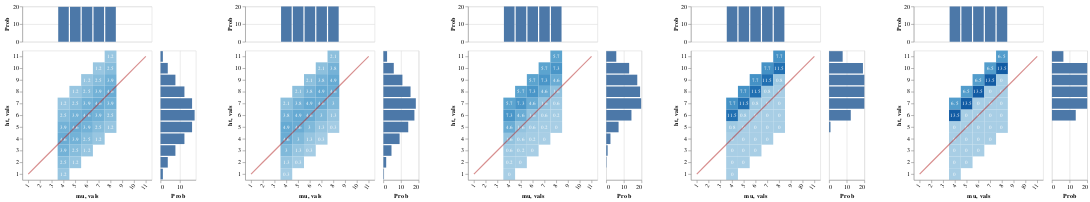

Notebook cell for this chart:
### Markdown cell above
#### Pragmatic listener hears:

> "John is tall"

These agents become very confident that John's height exceeds the standard, though they remain in the dark about what the standard is

And as seen in the `ht est` marginal, even though the standard remains unknown, the belief that John's height exceeds it leads to a (positively skewed) evaluative distribution over worlds

### Code cell
writeIORef cacheRef (0, Map.empty)

mkGraph m = do
  heat <- enumD (first ht <$> m)
  return $ margHeatFromDist heat

vlShow . sidewaysDists <$> sequence
  [ mkGraph $ listener infoLUM cacheRef (0, UTall, den0)
  , mkGraph $ lp infoLUM >>= \l ->  listener infoLUM cacheRef (0, UTall, l)
  , mkGraph $ listener infoLUM cacheRef (1, UTall, den0)
  , mkGraph $ listener infoLUM cacheRef (2, UTall, den0)
  , mkGraph $ listener infoLUM cacheRef (3, UTall, den0)
  ]

### Figure 1 — Vega-Lite specification as saved in the notebook (floating-point values rounded to 4 significant figures)
{"$schema": "https://vega.github.io/schema/vega-lite/v3.json", "hconcat": [{"$schema": "https://vega.github.io/schema/vega-lite/v3.json", "bounds": "flush", "config": {"scale": {"rectBandPaddingInner": 0}}, "data": {"values": [{"ht": "1", "mu": "4", "prob": 1.2}, {"ht": "2", "mu": "4", "prob": 2.5}, {"ht": "2", "mu": "5", "prob": 1.2}, {"ht": "3", "mu": "4", "prob": 3.9}, {"ht": "3", "mu": "5", "prob": 2.5}, {"ht": "3", "mu": "6", "prob": 1.2}, {"ht": "4", "mu": "4", "prob": 4.6}, {"ht": "4", "mu": "5", "prob": 3.9}, {"ht": "4", "mu": "6", "prob": 2.5}, {"ht": "4", "mu": "7", "prob": 1.2}, {"ht": "5", "mu": "4", "prob": 3.9}, {"ht": "5", "mu": "5", "prob": 4.6}, {"ht": "5", "mu": "6", "prob": 3.9}, {"ht": "5", "mu": "7", "prob": 2.5}, {"ht": "5", "mu": "8", "prob": 1.2}, {"ht": "6", "mu": "4", "prob": 2.5}, {"ht": "6", "mu": "5", "prob": 3.9}, {"ht": "6", "mu": "6", "prob": 4.6}, {"ht": "6", "mu": "7", "prob": 3.9}, {"ht": "6", "mu": "8", "prob": 2.5}, {"ht": "7", "mu": "4", "prob": 1.2}, {"ht": "7", "mu": "5", "prob": 2.5}, {"ht": "7", "mu": "6", "prob": 3.9}, {"ht": "7", "mu": "7", "prob": 4.6}, {"ht": "7", "mu": "8", "prob": 3.9}, {"ht": "8", "mu": "5", "prob": 1.2}, {"ht": "8", "mu": "6", "prob": 2.5}, {"ht": "8", "mu": "7", "prob": 3.9}, {"ht": "8", "mu": "8", "prob": 4.6}, {"ht": "9", "mu": "6", "prob": 1.2}, {"ht": "9", "mu": "7", "prob": 2.5}, {"ht": "9", "mu": "8", "prob": 3.9}, {"ht": "10", "mu": "7", "prob": 1.2}, {"ht": "10", "mu": "8", "prob": 2.5}, {"ht": "11", "mu": "8", "prob": 1.2}]}, "spacing": 15, "vconcat": [{"encoding": {"x": {"axis": null, "field": "mu", "scale": {"domain": ["1", "2", "3", "4", "5", "6", "7", "8", "9", "10", "11"], "rangeStep": 30}, "sort": null, "type": "ordinal"}, "y": {"aggregate": "sum", "axis": {"title": "Prob"}, "field": "prob", "type": "quantitative"}}, "height": 60, "mark": "bar"}, {"bounds": "flush", "hconcat": [{"encoding": {"x": {"axis": {"labelAngle": -55}, "field": "mu", "scale": {"domain": ["1", "2", "3", "4", "5", "6", "7", "8", "9", "10", "11"], "rangeStep": 30}, "sort": null, "type": "ordinal"}, "y": {"axis": {"labelAngle": 0}, "field": "ht", "scale": {"domain": ["11", "10", "9", "8", "7", "6", "5", "4", "3", "2", "1"], "rangeStep": 30}, "sort": null, "type": "ordinal"}}, "layer": [{"encoding": {"color": {"aggregate": "sum", "field": "prob", "legend": null, "scale": {"scheme": {"extent": [0.2, 0.9], "name": "blues"}}, "type": "quantitative"}}, "mark": "rect"}, {"encoding": {"color": {"value": "white"}, "text": {"aggregate": "sum", "field": "prob", "type": "quantitative"}}, "mark": {"fontSize": 9, "type": "text"}}, {"data": {"values": [{"vals": "1"}, {"vals": "2"}, {"vals": "3"}, {"vals": "4"}, {"vals": "5"}, {"vals": "6"}, {"vals": "7"}, {"vals": "8"}, {"vals": "9"}, {"vals": "10"}, {"vals": "11"}]}, "encoding": {"x": {"field": "vals", "sort": null, "type": "ordinal"}, "y": {"field": "vals", "sort": null, "type": "ordinal"}}, "mark": {"opacity": 0.5, "stroke": "firebrick", "strokeWidth": 2, "type": "line"}}]}, {"encoding": {"x": {"aggregate": "sum", "axis": {"title": "Prob"}, "field": "prob", "type": "quantitative"}, "y": {"axis": null, "field": "ht", "scale": {"domain": ["11", "10", "9", "8", "7", "6", "5", "4", "3", "2", "1"], "rangeStep": 30}, "sort": null, "type": "ordinal"}}, "mark": "bar", "width": 60}], "spacing": 15}]}, {"$schema": "https://vega.github.io/schema/vega-lite/v3.json", "bounds": "flush", "config": {"scale": {"rectBandPaddingInner": 0}}, "data": {"values": [{"ht": "1", "mu": "4", "prob": 0.3}, {"ht": "2", "mu": "4", "prob": 1.3}, {"ht": "2", "mu": "5", "prob": 0.3}, {"ht": "3", "mu": "4", "prob": 3}, {"ht": "3", "mu": "5", "prob": 1.3}, {"ht": "3", "mu": "6", "prob": 0.3}, {"ht": "4", "mu": "4", "prob": 4.6}, {"ht": "4", "mu": "5", "prob": 3}, {"ht": "4", "mu": "6", "prob": 1.3}, {"ht": "4", "mu": "7", "prob": 0.3}, {"ht": "5", "mu": "4", "prob": 4.9}, {"ht": "5", "mu": "5", "prob": 4.6}, {"ht": "5", "mu": "6", "prob": 3}, {"ht": "5", "mu": "7", "prob": 1.3}, {"ht": "5", "mu": "8", "prob": 0.3}, {"ht": "6", "mu": "4", "prob": 3.8}, {"ht": "6", "mu": "5", "prob": 4.9}, {"ht": "6", "mu": "6", "prob": 4.6}, {"ht": "6", "mu": "7", "prob": 3}, {"ht": "6", "mu": "8", "prob": 1.3}, {"ht": "7", "mu": "4", "prob": 2.1}, {"ht": "7", "mu": "5", "prob": 3.8}, {"ht": "7", "mu": "6", "prob": 4.9}, {"ht": "7", "mu": "7", "prob": 4.6}, {"ht": "7", "mu": "8", "prob": 3}, {"ht": "8", "mu": "5", "prob": 2.1}, {"ht": "8", "mu": "6", "prob": 3.8}, {"ht": "8", "mu": "7", "prob": 4.9}, {"ht": "8", "mu": "8", "prob": 4.6}, {"ht": "9", "mu": "6", "prob": 2.1}, {"ht": "9", "mu": "7", "prob": 3.8}, {"ht": "9", "mu": "8", "prob": 4.9}, {"ht": "10", "mu": "7", "prob": 2.1}, {"ht": "10", "mu": "8", "prob": 3.8}, {"ht": "11", "mu": "8", "prob": 2.1}]}, "spacing": 15, "vconcat": [{"encoding": {"x": {"axis": null, "field": "mu", "scale": {"domain": ["1", "2", "3", "4", "5", "6", "7", "8", "9", "10", "11"], "rangeStep": 30}, "sort": null, "type": "ordinal"}, "y": {"aggregate": "sum", "axis": {"title": "Prob"}, "field": "prob", "type": "quantitative"}}, "height": 60, "mark": "bar"}, {"bounds": "flush", "hconcat": [{"encoding": {"x": {"axis": {"labelAngle": -55}, "field": "mu", "scale": {"domain": ["1", "2", "3", "4", "5", "6", "7", "8", "9", "10", "11"], "rangeStep": 30}, "sort": null, "type": "ordinal"}, "y": {"axis": {"labelAngle": 0}, "field": "ht", "scale": {"domain": ["11", "10", "9", "8", "7", "6", "5", "4", "3", "2", "1"], "rangeStep": 30}, "sort": null, "type": "ordinal"}}, "layer": [{"encoding": {"color": {"aggregate": "sum", "field": "prob", "legend": null, "scale": {"scheme": {"extent": [0.2, 0.9], "name": "blues"}}, "type": "quantitative"}}, "mark": "rect"}, {"encoding": {"color": {"value": "white"}, "text": {"aggregate": "sum", "field": "prob", "type": "quantitative"}}, "mark": {"fontSize": 9, "type": "text"}}, {"data": {"values": [{"vals": "1"}, {"vals": "2"}, {"vals": "3"}, {"vals": "4"}, {"vals": "5"}, {"vals": "6"}, {"vals": "7"}, {"vals": "8"}, {"vals": "9"}, {"vals": "10"}, {"vals": "11"}]}, "encoding": {"x": {"field": "vals", "sort": null, "type": "ordinal"}, "y": {"field": "vals", "sort": null, "type": "ordinal"}}, "mark": {"opacity": 0.5, "stroke": "firebrick", "strokeWidth": 2, "type": "line"}}]}, {"encoding": {"x": {"aggregate": "sum", "axis": {"title": "Prob"}, "field": "prob", "type": "quantitative"}, "y": {"axis": null, "field": "ht", "scale": {"domain": ["11", "10", "9", "8", "7", "6", "5", "4", "3", "2", "1"], "rangeStep": 30}, "sort": null, "type": "ordinal"}}, "mark": "bar", "width": 60}], "spacing": 15}]}, {"$schema": "https://vega.github.io/schema/vega-lite/v3.json", "bounds": "flush", "config": {"scale": {"rectBandPaddingInner": 0}}, "data": {"values": [{"ht": "1", "mu": "4", "prob": 0}, {"ht": "2", "mu": "4", "prob": 0.2}, {"ht": "2", "mu": "5", "prob": 0}, {"ht": "3", "mu": "4", "prob": 0.6}, {"ht": "3", "mu": "5", "prob": 0.2}, {"ht": "3", "mu": "6", "prob": 0}, {"ht": "4", "mu": "4", "prob": 1.6}, {"ht": "4", "mu": "5", "prob": 0.6}, {"ht": "4", "mu": "6", "prob": 0.2}, {"ht": "4", "mu": "7", "prob": 0}, {"ht": "5", "mu": "4", "prob": 4.6}, {"ht": "5", "mu": "5", "prob": 1.6}, {"ht": "5", "mu": "6", "prob": 0.6}, {"ht": "5", "mu": "7", "prob": 0.2}, {"ht": "5", "mu": "8", "prob": 0}, {"ht": "6", "mu": "4", "prob": 7.3}, {"ht": "6", "mu": "5", "prob": 4.6}, {"ht": "6", "mu": "6", "prob": 1.6}, {"ht": "6", "mu": "7", "prob": 0.6}, {"ht": "6", "mu": "8", "prob": 0.2}, {"ht": "7", "mu": "4", "prob": 5.7}, {"ht": "7", "mu": "5", "prob": 7.3}, {"ht": "7", "mu": "6", "prob": 4.6}, {"ht": "7", "mu": "7", "prob": 1.6}, {"ht": "7", "mu": "8", "prob": 0.6}, {"ht": "8", "mu": "5", "prob": 5.7}, {"ht": "8", "mu": "6", "prob": 7.3}, {"ht": "8", "mu": "7", "prob": 4.6}, {"ht": "8", "mu": "8", "prob": 1.6}, {"ht": "9", "mu": "6", "prob": 5.7}, {"ht": "9", "mu": "7", "prob": 7.3}, {"ht": "9", "mu": "8", "prob": 4.6}, {"ht": "10", "mu": "7", "prob": 5.7}, {"ht": "10", "mu": "8", "prob": 7.3}, {"ht": "11", "mu": "8", "prob": 5.7}]}, "spacing": 15, "vconcat": [{"encoding": {"x": {"axis": null, "field": "mu", "scale": {"domain": ["1", "2", "3", "4", "5", "6", "7", "8", "9", "10", "11"], "rangeStep": 30}, "sort": null, "type": "ordinal"}, "y": {"aggregate": "sum", "axis": {"title": "Prob"}, "field": "prob", "type": "quantitative"}}, "height": 60, "mark": "bar"}, {"bounds": "flush", "hconcat": [{"encoding": {"x": {"axis": {"labelAngle": -55}, "field": "mu", "scale": {"domain": ["1", "2", "3", "4", "5", "6", "7", "8", "9", "10", "11"], "rangeStep": 30}, "sort": null, "type": "ordinal"}, "y": {"axis": {"labelAngle": 0}, "field": "ht", "scale": {"domain": ["11", "10", "9", "8", "7", "6", "5", "4", "3", "2", "1"], "rangeStep": 30}, "sort": null, "type": "ordinal"}}, "layer": [{"encoding": {"color": {"aggregate": "sum", "field": "prob", "legend": null, "scale": {"scheme": {"extent": [0.2, 0.9], "name": "blues"}}, "type": "quantitative"}}, "mark": "rect"}, {"encoding": {"color": {"value": "white"}, "text": {"aggregate": "sum", "field": "prob", "type": "quantitative"}}, "mark": {"fontSize": 9, "type": "text"}}, {"data": {"values": [{"vals": "1"}, {"vals": "2"}, {"vals": "3"}, {"vals": "4"}, {"vals": "5"}, {"vals": "6"}, {"vals": "7"}, {"vals": "8"}, {"vals": "9"}, {"vals": "10"}, {"vals": "11"}]}, "encoding": {"x": {"field": "vals", "sort": null, "type": "ordinal"}, "y": {"field": "vals", "sort": null, "type": "ordinal"}}, "mark": {"opacity": 0.5, "stroke": "firebrick", "strokeWidth": 2, "type": "line"}}]}, {"encoding": {"x": {"aggregate": "sum", "axis": {"title": "Prob"}, "field": "prob", "type": "quantitative"}, "y": {"axis": null, "field": "ht", "scale": {"domain": ["11", "10", "9", "8", "7", "6", "5", "4", "3", "2", "1"], "rangeStep": 30}, "sort": null, "type": "ordinal"}}, "mark": "bar", "width": 60}], "spacing": 15}]}, {"$schema": "https://vega.github.io/schema/vega-lite/v3.json", "bounds": "flush", "config": {"scale": {"rectBandPaddingInner": 0}}, "data": {"values": [{"ht": "1", "mu": "4", "prob": 0}, {"ht": "2", "mu": "4", "prob": 0}, {"ht": "2", "mu": "5", "prob": 0}, {"ht": "3", "mu": "4", "prob": 0}, {"ht": "3", "mu": "5", "prob": 0}, {"ht": "3", "mu": "6", "prob": 0}, {"ht": "4", "mu": "4", "prob": 0}, {"ht": "4", "mu": "5", "prob": 0}, {"ht": "4", "mu": "6", "prob": 0}, {"ht": "4", "mu": "7", "prob": 0}, {"ht": "5", "mu": "4", "prob": 0.8}, {"ht": "5", "mu": "5", "prob": 0}, {"ht": "5", "mu": "6", "prob": 0}, {"ht": "5", "mu": "7", "prob": 0}, {"ht": "5", "mu": "8", "prob": 0}, {"ht": "6", "mu": "4", "prob": 11.5}, {"ht": "6", "mu": "5", "prob": 0.8}, {"ht": "6", "mu": "6", "prob": 0}, {"ht": "6", "mu": "7", "prob": 0}, {"ht": "6", "mu": "8", "prob": 0}, {"ht": "7", "mu": "4", "prob": 7.7}, {"ht": "7", "mu": "5", "prob": 11.5}, {"ht": "7", "mu": "6", "prob": 0.8}, {"ht": "7", "mu": "7", "prob": 0}, {"ht": "7", "mu": "8", "prob": 0}, {"ht": "8", "mu": "5", "prob": 7.7}, {"ht": "8", "mu": "6", "prob": 11.5}, {"ht": "8", "mu": "7", "prob": 0.8}, {"ht": "8", "mu": "8", "prob": 0}, {"ht": "9", "mu": "6", "prob": 7.7}, {"ht": "9", "mu": "7", "prob": 11.5}, {"ht": "9", "mu": "8", "prob": 0.8}, {"ht": "10", "mu": "7", "prob": 7.7}, {"ht": "10", "mu": "8", "prob": 11.5}, {"ht": "11", "mu": "8", "prob": 7.7}]}, "spacing": 15, "vconcat": [{"encoding": {"x": {"axis": null, "field": "mu", "scale": {"domain": ["1", "2", "3", "4", "5", "6", "7", "8", "9", "10", "11"], "rangeStep": 30}, "sort": null, "type": "ordinal"}, "y": {"aggregate": "sum", "axis": {"title": "Prob"}, "field": "prob", "type": "quantitative"}}, "height": 60, "mark": "bar"}, {"bounds": "flush", "hconcat": [{"encoding": {"x": {"axis": {"labelAngle": -55}, "field": "mu", "scale": {"domain": ["1", "2", "3", "4", "5", "6", "7", "8", "9", "10", "11"], "rangeStep": 30}, "sort": null, "type": "ordinal"}, "y": {"axis": {"labelAngle": 0}, "field": "ht", "scale": {"domain": ["11", "10", "9", "8", "7", "6", "5", "4", "3", "2", "1"], "rangeStep": 30}, "sort": null, "type": "ordinal"}}, "layer": [{"encoding": {"color": {"aggregate": "sum", "field": "prob", "legend": null, "scale": {"scheme": {"extent": [0.2, 0.9], "name": "blues"}}, "type": "quantitative"}}, "mark": "rect"}, {"encoding": {"color": {"value": "white"}, "text": {"aggregate": "sum", "field": "prob", "type": "quantitative"}}, "mark": {"fontSize": 9, "type": "text"}}, {"data": {"values": [{"vals": "1"}, {"vals": "2"}, {"vals": "3"}, {"vals": "4"}, {"vals": "5"}, {"vals": "6"}, {"vals": "7"}, {"vals": "8"}, {"vals": "9"}, {"vals": "10"}, {"vals": "11"}]}, "encoding": {"x": {"field": "vals", "sort": null, "type": "ordinal"}, "y": {"field": "vals", "sort": null, "type": "ordinal"}}, "mark": {"opacity": 0.5, "stroke": "firebrick", "strokeWidth": 2, "type": "line"}}]}, {"encoding": {"x": {"aggregate": "sum", "axis": {"title": "Prob"}, "field": "prob", "type": "quantitative"}, "y": {"axis": null, "field": "ht", "scale": {"domain": ["11", "10", "9", "8", "7", "6", "5", "4", "3", "2", "1"], "rangeStep": 30}, "sort": null, "type": "ordinal"}}, "mark": "bar", "width": 60}], "spacing": 15}]}, {"$schema": "https://vega.github.io/schema/vega-lite/v3.json", "bounds": "flush", "config": {"scale": {"rectBandPaddingInner": 0}}, "data": {"values": [{"ht": "1", "mu": "4", "prob": 0}, {"ht": "2", "mu": "4", "prob": 0}, {"ht": "2", "mu": "5", "prob": 0}, {"ht": "3", "mu": "4", "prob": 0}, {"ht": "3", "mu": "5", "prob": 0}, {"ht": "3", "mu": "6", "prob": 0}, {"ht": "4", "mu": "4", "prob": 0}, {"ht": "4", "mu": "5", "prob": 0}, {"ht": "4", "mu": "6", "prob": 0}, {"ht": "4", "mu": "7", "prob": 0}, {"ht": "5", "mu": "4", "prob": 0}, {"ht": "5", "mu": "5", "prob": 0}, {"ht": "5", "mu": "6", "prob": 0}, {"ht": "5", "mu": "7", "prob": 0}, {"ht": "5", "mu": "8", "prob": 0}, {"ht": "6", "mu": "4", "prob": 13.5}, {"ht": "6", "mu": "5", "prob": 0}, {"ht": "6", "mu": "6", "prob": 0}, {"ht": "6", "mu": "7", "prob": 0}, {"ht": "6", "mu": "8", "prob": 0}, {"ht": "7", "mu": "4", "prob": 6.5}, {"ht": "7", "mu": "5", "prob": 13.5}, {"ht": "7", "mu": "6", "prob": 0}, {"ht": "7", "mu": "7", "prob": 0}, {"ht": "7", "mu": "8", "prob": 0}, {"ht": "8", "mu": "5", "prob": 6.5}, {"ht": "8", "mu": "6", "prob": 13.5}, {"ht": "8", "mu": "7", "prob": 0}, {"ht": "8", "mu": "8", "prob": 0}, {"ht": "9", "mu": "6", "prob": 6.5}, {"ht": "9", "mu": "7", "prob": 13.5}, {"ht": "9", "mu": "8", "prob": 0}, {"ht": "10", "mu": "7", "prob": 6.5}, {"ht": "10", "mu": "8", "prob": 13.5}, {"ht": "11", "mu": "8", "prob": 6.5}]}, "spacing": 15, "vconcat": [{"encoding": {"x": {"axis": null, "field": "mu", "scale": {"domain": ["1", "2", "3", "4", "5", "6", "7", "8", "9", "10", "11"], "rangeStep": 30}, "sort": null, "type": "ordinal"}, "y": {"aggregate": "sum", "axis": {"title": "Prob"}, "field": "prob", "type": "quantitative"}}, "height": 60, "mark": "bar"}, {"bounds": "flush", "hconcat": [{"encoding": {"x": {"axis": {"labelAngle": -55}, "field": "mu", "scale": {"domain": ["1", "2", "3", "4", "5", "6", "7", "8", "9", "10", "11"], "rangeStep": 30}, "sort": null, "type": "ordinal"}, "y": {"axis": {"labelAngle": 0}, "field": "ht", "scale": {"domain": ["11", "10", "9", "8", "7", "6", "5", "4", "3", "2", "1"], "rangeStep": 30}, "sort": null, "type": "ordinal"}}, "layer": [{"encoding": {"color": {"aggregate": "sum", "field": "prob", "legend": null, "scale": {"scheme": {"extent": [0.2, 0.9], "name": "blues"}}, "type": "quantitative"}}, "mark": "rect"}, {"encoding": {"color": {"value": "white"}, "text": {"aggregate": "sum", "field": "prob", "type": "quantitative"}}, "mark": {"fontSize": 9, "type": "text"}}, {"data": {"values": [{"vals": "1"}, {"vals": "2"}, {"vals": "3"}, {"vals": "4"}, {"vals": "5"}, {"vals": "6"}, {"vals": "7"}, {"vals": "8"}, {"vals": "9"}, {"vals": "10"}, {"vals": "11"}]}, "encoding": {"x": {"field": "vals", "sort": null, "type": "ordinal"}, "y": {"field": "vals", "sort": null, "type": "ordinal"}}, "mark": {"opacity": 0.5, "stroke": "firebrick", "strokeWidth": 2, "type": "line"}}]}, {"encoding": {"x": {"aggregate": "sum", "axis": {"title": "Prob"}, "field": "prob", "type": "quantitative"}, "y": {"axis": null, "field": "ht", "scale": {"domain": ["11", "10", "9", "8", "7", "6", "5", "4", "3", "2", "1"], "rangeStep": 30}, "sort": null, "type": "ordinal"}}, "mark": "bar", "width": 60}], "spacing": 15}]}], "spacing": 50}
